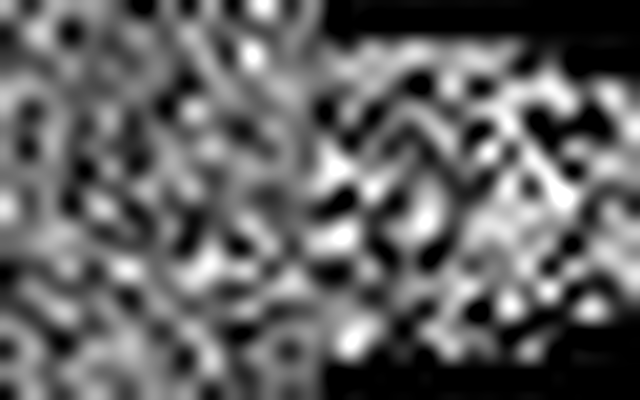
#> input picture voronoi/bw_blur.png, 640 x 400 px
$ python voronoi.py
#> lines starting #> are read from the running program, lines starting #| are printed output that depends on the picture
import numpy as np
from scipy.spatial import Voronoi, voronoi_plot_2d
from matplotlib import pyplot as plt
from matplotlib.patches import Rectangle
from matplotlib.colors import LinearSegmentedColormap
from skimage import io, filters
from skimage.feature import peak_local_max

def voronoi_finite_polygons_2d(vor, radius=None):
    """
    Reconstruct infinite voronoi regions in a 2D diagram to finite
    regions.

    Parameters
    ----------
    vor : Voronoi
        Input diagram
    radius : float, optional
        Distance to 'points at infinity'.

    Returns
    -------
    regions : list of tuples
        Indices of vertices in each revised Voronoi regions.
    vertices : list of tuples
        Coordinates for revised Voronoi vertices. Same as coordinates
        of input vertices, with 'points at infinity' appended to the
        end.

    """

    if vor.points.shape[1] != 2:
        raise ValueError("Requires 2D input")

    new_regions = []
    new_vertices = vor.vertices.tolist()

    center = vor.points.mean(axis=0)
    if radius is None:
        radius = vor.points.ptp().max()

    # Construct a map containing all ridges for a given point
    all_ridges = {}
    for (p1, p2), (v1, v2) in zip(vor.ridge_points, vor.ridge_vertices):
        all_ridges.setdefault(p1, []).append((p2, v1, v2))
        all_ridges.setdefault(p2, []).append((p1, v1, v2))

    # Reconstruct infinite regions
    for p1, region in enumerate(vor.point_region):
        vertices = vor.regions[region]

        if all(v >= 0 for v in vertices):
            # finite region
            new_regions.append(vertices)
            continue

        # reconstruct a non-finite region
        ridges = all_ridges[p1]
        new_region = [v for v in vertices if v >= 0]

        for p2, v1, v2 in ridges:
            if v2 < 0:
                v1, v2 = v2, v1
            if v1 >= 0:
                # finite ridge: already in the region
                continue

            # Compute the missing endpoint of an infinite ridge

            t = vor.points[p2] - vor.points[p1] # tangent
            t /= np.linalg.norm(t)
            n = np.array([-t[1], t[0]])  # normal

            midpoint = vor.points[[p1, p2]].mean(axis=0)
            direction = np.sign(np.dot(midpoint - center, n)) * n
            far_point = vor.vertices[v2] + direction * radius

            new_region.append(len(new_vertices))
            new_vertices.append(far_point.tolist())

        # sort region counterclockwise
        vs = np.asarray([new_vertices[v] for v in new_region])
        c = vs.mean(axis=0)
        angles = np.arctan2(vs[:,1] - c[1], vs[:,0] - c[0])
        new_region = np.array(new_region)[np.argsort(angles)]

        # finish
        new_regions.append(new_region.tolist())

    return new_regions, np.asarray(new_vertices)


image = io.imread('bw_blur.png')
#> image is the input picture: shape (400, 640, 3); min 0, max 255, mean 98.9

coords = peak_local_max(image, min_distance=10, exclude_border=1)
#> coords = 136 rows, first 8: [1, 259, 1], [50, 250, 1], [60, 251, 1], [120, 507, 1], [150, 488, 1], [161, 333, 1], [166, 343, 1], [171, 330, 1]
coords = coords[:, :2]
#> coords = 136 pairs, first value 1 to 397, second value 1 to 637

if len(image.shape) > 2:
    image = np.mean(image, axis=2)
#> image: shape (400, 640) float64

threshold_value = 100

coords_to_check = [(x, y) for x, y in coords]
#> coords_to_check has the same summary as coords
new_coords = []
for x, y in coords_to_check:
    if image[x, y] > threshold_value:
        new_coords.append((x, y))
#> this loop made 136 passes
#> (x, y) on passes 1 to 12: (1, 259), (50, 250), (60, 251), (120, 507), (150, 488), (161, 333), (166, 343), (171, 330), (178, 549), (185, 559), (188, 372), (191, 569)
#> after the loop, new_coords = 115 pairs, first value 1 to 397, second value 1 to 637

plt.imshow(image, cmap='gray')
if new_coords:
    x_vals, y_vals = zip(*new_coords)
#> x_vals = 115 values, max 397 at index 74, min 1 at index 0, mean 193.6; y_vals = 115 values, max 637 at index 27, min 1 at index 68, mean 302.7
    plt.plot(y_vals, x_vals, 'r.')
plt.axis('off')
plt.savefig('bw_peaks.png', bbox_inches='tight', pad_inches=0)
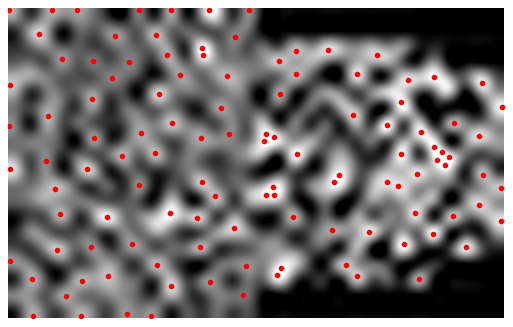
#> figure drawn by matplotlib, 1 panel
plt.close()
new_coords = [(y, x) for x, y in new_coords]
#> new_coords = 115 pairs, first value 1 to 637, second value 1 to 397

vor = Voronoi(new_coords)

fig, ax = plt.subplots()

# Clip the Voronoi diagram to the extent of the image
voronoi_plot_2d(vor, ax=ax, show_vertices=False, line_colors='red', line_width=1)

# Plot the image
ax.imshow(image, cmap='gray')

# Set limits to match the image extent
min_x, min_y = np.min(vor.points, axis=0)
#> min_x = 1; min_y = 1
max_x, max_y = np.max(vor.points, axis=0)
#> max_x = 637; max_y = 397
ax.set_xlim([min_x, max_x])
ax.set_ylim([min_y, max_y])

plt.axis('off')

# Save the plot with Voronoi diagram and image background without axis
plt.savefig('voronoi_background.png', bbox_inches='tight', pad_inches=0)
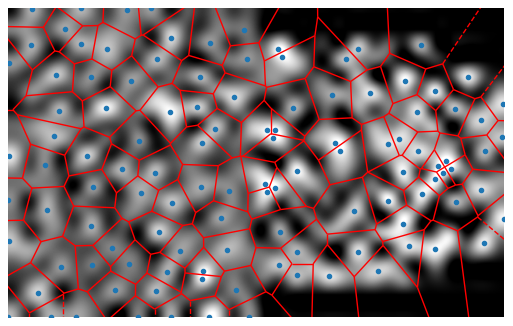
#> figure drawn by matplotlib, 1 panel
plt.close()
# # Show the plot
# plt.axis('off')
# plt.show()

# Plot the Voronoi diagram without image background
plt.figure()

# plot
regions, vertices = voronoi_finite_polygons_2d(vor)
#> regions = 115 items, first 6: [210, 211, 170, 171, 116], [175, 120, 118, 68, 116, 171], [175, 120, 119, 117, 174], [138, 36, 93, 91, 40, 136], [142, 135, 136, 138, 137, 141], [144, 16, 45, 98, 143]; vertices = 244 pairs, first value -5534.5 to 3001.7, second value -2414.4 to 2202.7
print(regions)
#> (printed output is left out)

# for region in regions:
#     polygon = vertices[region]
#     plt.fill(*zip(*polygon), alpha=0.4)

def polygon_area(vertices):
    x, y = zip(*vertices)
#> x = (234.5, 284.5, 284.5, 266.5, 234.5); y = (-614.2, -625.8, 10.24, 27.71, 21.83)
    return 0.5 * np.abs(np.dot(x, np.roll(y, 1)) - np.dot(y, np.roll(x, 1)))

# Calculate the area of each region
region_areas = [polygon_area(vertices[region]) for region in regions]
#> region_areas = 115 values, max 1105751.1 at index 68, min 300.1 at index 9, mean 62472.6

# Normalize the region sizes
max_size = max(region_areas)
#> max_size = 1105751.1
min_size = min(region_areas)
#> min_size = 300.1
normalized_sizes = [(size - min_size) / (max_size - min_size) for size in region_areas]
#> normalized_sizes = 115 values, max 1 at index 68, min 0 at index 9, mean 0.0562

min_alpha  = 0.4

#rgb
colour = (87, 171, 87)
colour = tuple(x/255 for x in colour)
#> colour = (0.341, 0.671, 0.341)

# Plot and fill the regions with shades of green based on region size
for region, normalized_size in zip(regions, normalized_sizes):
    polygon = vertices[region]
    # Apply exponential scaling to the alpha values based on normalized size
    exponent = 700  # Adjust this value to fine-tune the contrast
    alpha = (min_alpha + (1-min_alpha) * (1 - np.exp(-exponent * normalized_size)))
    plt.fill(*zip(*polygon), alpha=alpha, color=colour, edgecolor='black', linewidth=0.1)
#> this loop made 115 passes
#> (region, normalized_size, alpha) on passes 1, 2, 3, 4, 5, 6, 7, 8, 9, 11, 12, 14: ([210, 211, 170, 171, 116], 0.0288, 1), ([175, 120, 118, 68, 116, 171], 0.000958, 0.693), ([175, 120, 119, 117, 174], 0.000682, 0.628), ([138, 36, 93, 91, 40, 136], 0.0014, 0.775), ([142, 135, 136, 138, 137, 141], 0.0016, 0.805), ([144, 16, 45, 98, 143], 0.000769, 0.65), ([146, 97, 98, 143], 0.000836, 0.666), ([148, 145, 146, 143, 144, 147], 0.00106, 0.715), ([209, 133, 131, 41, 42, 208], 0.00033, 0.524), ([146, 97, 44, 96, 95, 49, 145], 0.00269, 0.909), ([132, 85, 83, 84, 134], 0.000444, 0.56), ([206, 134, 84, 33, 13, 204], 0.000755, 0.646)
#> (region, normalized_size, polygon, alpha) on passes 10, 13, 19: ([134, 132, 131, 133], 0, [[561, 193], [574.9, 169.9], [565.1, 165.7], [550.4, 186.6]], 0.4), ([209, 133, 134, 206], 0.000116, [[531.1, 191.2], [550.4, 186.6], [561, 193], [547.7, 215.1]], 0.447), ([105, 103, 102, 104], 0.000479, [[380.5, 227.3], [338, 235.8], [338, 268.6], [381.6, 232.5]], 0.571)

#seed location
# if new_coords:
#     x_vals, y_vals = zip(*new_coords)
#     plt.plot(x_vals, y_vals, 'b.')

#IMPORTANT DONT DELETE
plt.xlim(vor.min_bound[0] - 0.1, vor.max_bound[0] + 0.1)
plt.ylim(vor.min_bound[1] - 0.1, vor.max_bound[1] + 0.1)

# Remove axis
plt.axis('off')

# Save the plot without image background without axis
plt.savefig('voronoi_green.png', bbox_inches='tight', pad_inches=0)
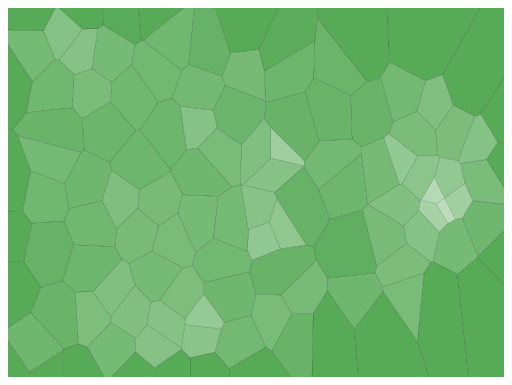
#> figure drawn by matplotlib, 1 panel

# Show the plot
plt.show()
